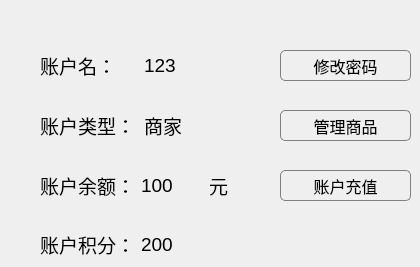
    <widget class="QWidget" name="index">
     <widget class="QWidget" name="layoutWidget">
      <property name="geometry">
       <rect>
        <x>40</x>
        <y>110</y>
        <width>201</width>
        <height>31</height>
       </rect>
      </property>
      <layout class="QHBoxLayout" name="horizontalLayout">
       <item>
        <widget class="QLabel" name="label_3">
         <property name="font">
          <font>
           <family>Arial</family>
           <pointsize>14</pointsize>
          </font>
         </property>
         <property name="text">
          <string>账户类型：</string>
         </property>
        </widget>
       </item>
       <item>
        <widget class="QLabel" name="type">
         <property name="font">
          <font>
           <family>Arial</family>
           <pointsize>14</pointsize>
          </font>
         </property>
         <property name="text">
          <string>商家</string>
         </property>
        </widget>
       </item>
      </layout>
     </widget>
     <widget class="QWidget" name="layoutWidget">
      <property name="geometry">
       <rect>
        <x>40</x>
        <y>170</y>
        <width>231</width>
        <height>31</height>
       </rect>
      </property>
      <layout class="QHBoxLayout" name="horizontalLayout_2">
       <item>
        <widget class="QLabel" name="label">
         <property name="font">
          <font>
           <family>Arial</family>
           <pointsize>14</pointsize>
          </font>
         </property>
         <property name="text">
          <string>账户余额：</string>
         </property>
        </widget>
       </item>
       <item>
        <widget class="QLabel" name="acount">
         <property name="font">
          <font>
           <family>Arial</family>
           <pointsize>14</pointsize>
          </font>
         </property>
         <property name="text">
          <string>100</string>
         </property>
        </widget>
       </item>
       <item>
        <widget class="QLabel" name="label_5">
         <property name="font">
          <font>
           <family>Arial</family>
           <pointsize>14</pointsize>
          </font>
         </property>
         <property name="text">
          <string>元</string>
         </property>
        </widget>
       </item>
      </layout>
     </widget>
     <widget class="QWidget" name="layoutWidget">
      <property name="geometry">
       <rect>
        <x>40</x>
        <y>230</y>
        <width>162</width>
        <height>28</height>
       </rect>
      </property>
      <layout class="QHBoxLayout" name="horizontalLayout_3">
       <item>
        <widget class="QLabel" name="label_2">
         <property name="font">
          <font>
           <family>Arial</family>
           <pointsize>14</pointsize>
          </font>
         </property>
         <property name="text">
          <string>账户积分：</string>
         </property>
        </widget>
       </item>
       <item>
        <widget class="QLabel" name="score">
         <property name="font">
          <font>
           <family>Arial</family>
           <pointsize>14</pointsize>
          </font>
         </property>
         <property name="text">
          <string>200</string>
         </property>
        </widget>
       </item>
      </layout>
     </widget>
     <widget class="QWidget" name="layoutWidget">
      <property name="geometry">
       <rect>
        <x>40</x>
        <y>50</y>
        <width>201</width>
        <height>31</height>
       </rect>
      </property>
      <layout class="QHBoxLayout" name="horizontalLayout_4">
       <item>
        <widget class="QLabel" name="label_6">
         <property name="font">
          <font>
           <family>Arial</family>
           <pointsize>14</pointsize>
          </font>
         </property>
         <property name="text">
          <string>账户名：</string>
         </property>
        </widget>
       </item>
       <item>
        <widget class="QLabel" name="username">
         <property name="font">
          <font>
           <family>Arial</family>
           <pointsize>14</pointsize>
          </font>
         </property>
         <property name="text">
          <string>123</string>
         </property>
        </widget>
       </item>
      </layout>
     </widget>
     <widget class="QPushButton" name="editPass">
      <property name="geometry">
       <rect>
        <x>280</x>
        <y>50</y>
        <width>131</width>
        <height>31</height>
       </rect>
      </property>
      <property name="font">
       <font>
        <family>Arial</family>
        <pointsize>12</pointsize>
       </font>
      </property>
      <property name="styleSheet">
       <string notr="true">.QPushButton {
        background:qlineargradient(spread:pad, x1:0, y1:0, x2:0, y2:1, 
stop:0 rgba(233, 233, 233, 255), 
stop:0.35 rgba(220, 220, 220, 255), 
stop:0.5 rgba(213, 213, 213, 255), 
stop:0.65 rgba(230, 230, 230, 255), 
stop:1 rgba(242, 242, 242, 255));
 border: 1px solid rgb(128,126,126);
 border-radius: 5px;
}
.QPushButton:hover{
        background:qlineargradient(spread:pad, x1:0, y1:0, x2:0, y2:1, 
stop:0 rgba(250, 250, 250, 255), 
stop:0.5 rgba(255, 255, 255, 255), 
stop:1 rgba(250, 250, 250, 255));
 border: 1px solid rgb(63,140,161);
 border-radius: 5px;
}
 
.QPushButton:pressed{
        background:qlineargradient(spread:pad, x1:0, y1:0, x2:0, y2:1, 
stop:0 rgba(255, 255, 255, 255), 
stop:0.5 rgba(235, 247, 253, 255), 
stop:1 rgba(213, 237, 250, 255));
 border: 1px solid rgb(3,110,183);
 border-radius: 5px;
}</string>
      </property>
      <property name="text">
       <string>修改密码</string>
      </property>
     </widget>
     <widget class="QPushButton" name="recharge">
      <property name="geometry">
       <rect>
        <x>280</x>
        <y>170</y>
        <width>131</width>
        <height>31</height>
       </rect>
      </property>
      <property name="font">
       <font>
        <family>Arial</family>
        <pointsize>12</pointsize>
       </font>
      </property>
      <property name="styleSheet">
       <string notr="true">.QPushButton {
        background:qlineargradient(spread:pad, x1:0, y1:0, x2:0, y2:1, 
stop:0 rgba(233, 233, 233, 255), 
stop:0.35 rgba(220, 220, 220, 255), 
stop:0.5 rgba(213, 213, 213, 255), 
stop:0.65 rgba(230, 230, 230, 255), 
stop:1 rgba(242, 242, 242, 255));
 border: 1px solid rgb(128,126,126);
 border-radius: 5px;
}
.QPushButton:hover{
        background:qlineargradient(spread:pad, x1:0, y1:0, x2:0, y2:1, 
stop:0 rgba(250, 250, 250, 255), 
stop:0.5 rgba(255, 255, 255, 255), 
stop:1 rgba(250, 250, 250, 255));
 border: 1px solid rgb(63,140,161);
 border-radius: 5px;
}
 
.QPushButton:pressed{
        background:qlineargradient(spread:pad, x1:0, y1:0, x2:0, y2:1, 
stop:0 rgba(255, 255, 255, 255), 
stop:0.5 rgba(235, 247, 253, 255), 
stop:1 rgba(213, 237, 250, 255));
 border: 1px solid rgb(3,110,183);
 border-radius: 5px;
}</string>
      </property>
      <property name="text">
       <string>账户充值</string>
      </property>
     </widget>
     <widget class="QPushButton" name="managePro">
      <property name="geometry">
       <rect>
        <x>280</x>
        <y>110</y>
        <width>131</width>
        <height>31</height>
       </rect>
      </property>
      <property name="font">
       <font>
        <family>Arial</family>
        <pointsize>12</pointsize>
       </font>
      </property>
      <property name="styleSheet">
       <string notr="true">.QPushButton {
        background:qlineargradient(spread:pad, x1:0, y1:0, x2:0, y2:1, 
stop:0 rgba(233, 233, 233, 255), 
stop:0.35 rgba(220, 220, 220, 255), 
stop:0.5 rgba(213, 213, 213, 255), 
stop:0.65 rgba(230, 230, 230, 255), 
stop:1 rgba(242, 242, 242, 255));
 border: 1px solid rgb(128,126,126);
 border-radius: 5px;
}
.QPushButton:hover{
        background:qlineargradient(spread:pad, x1:0, y1:0, x2:0, y2:1, 
stop:0 rgba(250, 250, 250, 255), 
stop:0.5 rgba(255, 255, 255, 255), 
stop:1 rgba(250, 250, 250, 255));
 border: 1px solid rgb(63,140,161);
 border-radius: 5px;
}
 
.QPushButton:pressed{
        background:qlineargradient(spread:pad, x1:0, y1:0, x2:0, y2:1, 
stop:0 rgba(255, 255, 255, 255), 
stop:0.5 rgba(235, 247, 253, 255), 
stop:1 rgba(213, 237, 250, 255));
 border: 1px solid rgb(3,110,183);
 border-radius: 5px;
}</string>
      </property>
      <property name="text">
       <string>管理商品</string>
      </property>
     </widget>
    </widget>
